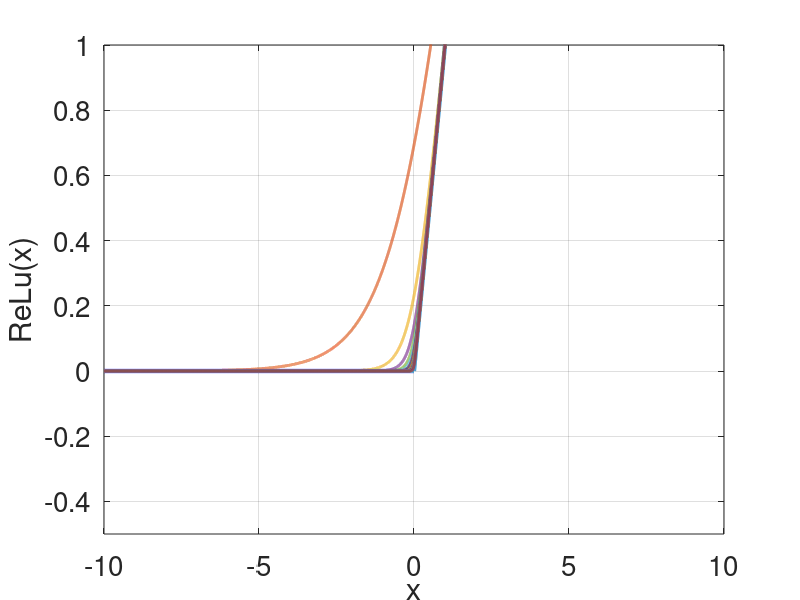

Write the MATLAB code that produced this figure.
x=-10:.001:10;
figure
plot(x,max(0,x),'LineWidth',3)
axis([-10 10 -.5 1])
xlabel('x')
ylabel('ReLu(x)')
set(gca,'FontSize',20)
grid on
hold on
softplus=@(x,r)log(1+exp(x*r))/r;
for r=1:2:40
%plot(x,(x+1/r).*exp(r*x)./(1+exp(r*x)),'LineWidth',2)
plot(x,softplus(x,r),'LineWidth',2)
end
